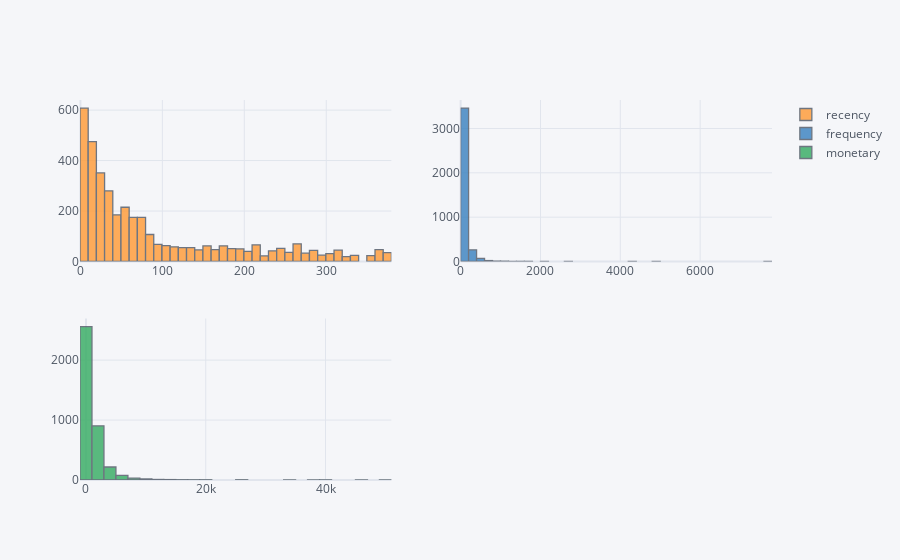

Notebook code for this chart:
### Code cell
df_kmeans[['recency', 'frequency', 'monetary']].iplot(kind='histogram', subplots=True, bins=50)

### Figure 1 — Plotly figure (JSON) as saved in the notebook; plotly's stock layout.template omitted (floating-point values rounded to 4 significant figures; data arrays with more than 128 entries replaced by an {"elided": "..."} marker saying what was removed)
{"data": [{"histfunc": "count", "histnorm": "", "marker": {"color": "rgba(255, 153, 51, 1.0)", "line": {"color": "#4D5663", "width": 1.3}}, "name": "recency", "nbinsx": 50, "opacity": 0.8, "orientation": "v", "type": "histogram", "x": {"elided": "3842 int values"}, "xaxis": "x", "yaxis": "y"}, {"histfunc": "count", "histnorm": "", "marker": {"color": "rgba(55, 128, 191, 1.0)", "line": {"color": "#4D5663", "width": 1.3}}, "name": "frequency", "nbinsx": 50, "opacity": 0.8, "orientation": "v", "type": "histogram", "x": {"elided": "3842 int values"}, "xaxis": "x2", "yaxis": "y2"}, {"histfunc": "count", "histnorm": "", "marker": {"color": "rgba(50, 171, 96, 1.0)", "line": {"color": "#4D5663", "width": 1.3}}, "name": "monetary", "nbinsx": 50, "opacity": 0.8, "orientation": "v", "type": "histogram", "x": {"elided": "3842 float values"}, "xaxis": "x3", "yaxis": "y3"}], "layout": {"barmode": "overlay", "legend": {"bgcolor": "#F5F6F9", "font": {"color": "#4D5663"}}, "paper_bgcolor": "#F5F6F9", "plot_bgcolor": "#F5F6F9", "title": {"font": {"color": "#4D5663"}}, "xaxis": {"anchor": "y", "domain": [0, 0.45], "gridcolor": "#E1E5ED", "showgrid": true, "tickfont": {"color": "#4D5663"}, "title": {"font": {"color": "#4D5663"}, "text": ""}, "zerolinecolor": "#E1E5ED"}, "xaxis2": {"anchor": "y2", "domain": [0.55, 1], "gridcolor": "#E1E5ED", "showgrid": true, "tickfont": {"color": "#4D5663"}, "title": {"font": {"color": "#4D5663"}, "text": ""}, "zerolinecolor": "#E1E5ED"}, "xaxis3": {"anchor": "y3", "domain": [0, 0.45], "gridcolor": "#E1E5ED", "showgrid": true, "tickfont": {"color": "#4D5663"}, "title": {"font": {"color": "#4D5663"}, "text": ""}, "zerolinecolor": "#E1E5ED"}, "yaxis": {"anchor": "x", "domain": [0.575, 1], "gridcolor": "#E1E5ED", "showgrid": true, "tickfont": {"color": "#4D5663"}, "title": {"font": {"color": "#4D5663"}, "text": ""}, "zerolinecolor": "#E1E5ED"}, "yaxis2": {"anchor": "x2", "domain": [0.575, 1], "gridcolor": "#E1E5ED", "showgrid": true, "tickfont": {"color": "#4D5663"}, "title": {"font": {"color": "#4D5663"}, "text": ""}, "zerolinecolor": "#E1E5ED"}, "yaxis3": {"anchor": "x3", "domain": [0, 0.425], "gridcolor": "#E1E5ED", "showgrid": true, "tickfont": {"color": "#4D5663"}, "title": {"font": {"color": "#4D5663"}, "text": ""}, "zerolinecolor": "#E1E5ED"}}}
